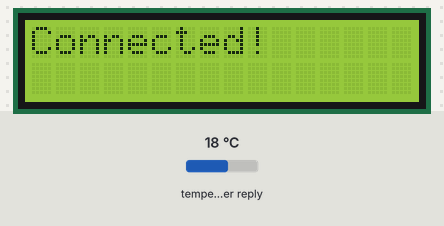
Recording of a program running on a simulated ESP32. On the bench: 16×2 character LCD. The inputs (shaded band) are chosen by the test bench; at power-on: temperature in the weather reply 18 °C. WiFi joins after 1.5 s; servers stay silent unless stated; web services answer with replies made up by the test bench; what the program prints to the serial monitor is not drawn.

Above: at 2.2 s.
At 4.4 s:
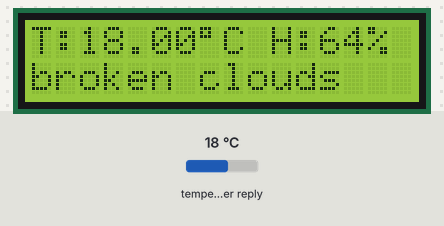

The program:

main.cpp
```cpp
#include <Wire.h>
#include <LiquidCrystal_I2C.h>
#include <WiFi.h>          // Ganti dengan ESP8266WiFi.h jika menggunakan ESP8266
#include <HTTPClient.h>

const char* ssid = "Wokwi-GUEST";       // Ganti dengan SSID Wi-Fi kamu
const char* password = ""; // Ganti dengan password Wi-Fi kamu
String apiKey = "20ca0ff523294dcdeb424dfc5802e21b";       // API Key dari OpenWeatherMap
String city = "Malang";              // Kota yang ingin ditampilkan
String units = "metric";              // Untuk Celsius gunakan "metric", untuk Fahrenheit "imperial"
String server = "http://api.openweathermap.org/data/2.5/weather?q=" + city + "&units=" + units + "&appid=" + apiKey;

LiquidCrystal_I2C lcd(0x27, 16, 2);   // Inisialisasi LCD dengan alamat I2C 0x27

void setup() {
  Serial.begin(115200);

  // Inisialisasi LCD
  lcd.init();
  lcd.backlight();
  lcd.setCursor(0, 0);
  lcd.print("Weather Info:");

  // Inisialisasi Wi-Fi
  WiFi.begin(ssid, password);
  lcd.setCursor(0, 1);
  lcd.print("Connecting...");
  while (WiFi.status() != WL_CONNECTED) {
    delay(1000);
    Serial.println("Connecting to WiFi...");
  }
  lcd.clear();
  lcd.setCursor(0, 0);
  lcd.print("Connected!");
  delay(2000);
  lcd.clear();
}

void loop() {
  if ((WiFi.status() == WL_CONNECTED)) {  // Check WiFi connection status

    HTTPClient http;
    http.begin(server);     // Specify the URL
    int httpCode = http.GET();  // Make the request

    if (httpCode > 0) { // Check for the returning code

      String payload = http.getString();
      Serial.println(payload);   // Print the response payload

      // Parse data (extract temperature)
      int tempIndex = payload.indexOf("temp");
      String temp = payload.substring(tempIndex + 6, payload.indexOf(",", tempIndex));

      // Extract humidity
      int humIndex = payload.indexOf("humidity");
      String humidity = payload.substring(humIndex + 10, payload.indexOf(",", humIndex));

      // Display temperature and humidity on LCD (baris 0)
      lcd.setCursor(0, 0);
      lcd.print("T:");
      lcd.print(temp);
      lcd.print((char)223); // simbol derajat
      lcd.print("C H:");
      lcd.print(humidity);
      lcd.print("%");

      // Extract weather description
      int descIndex = payload.indexOf("description");
      String desc = payload.substring(descIndex + 14, payload.indexOf("\"", descIndex + 14));

      // Display description on LCD (baris 1)
      lcd.setCursor(0, 1);
      lcd.print("                "); // Clear baris kedua
      lcd.setCursor(0, 1);
      lcd.print(desc);

    } else {
      Serial.println("Error on HTTP request");
    }

    http.end();  // Free the resources
  }

  delay(60000);  // Update every minute
}
```

Measured:
- what the display in image 0 shows lasts 2.0 s, from 2.1 s to 4.1 s
